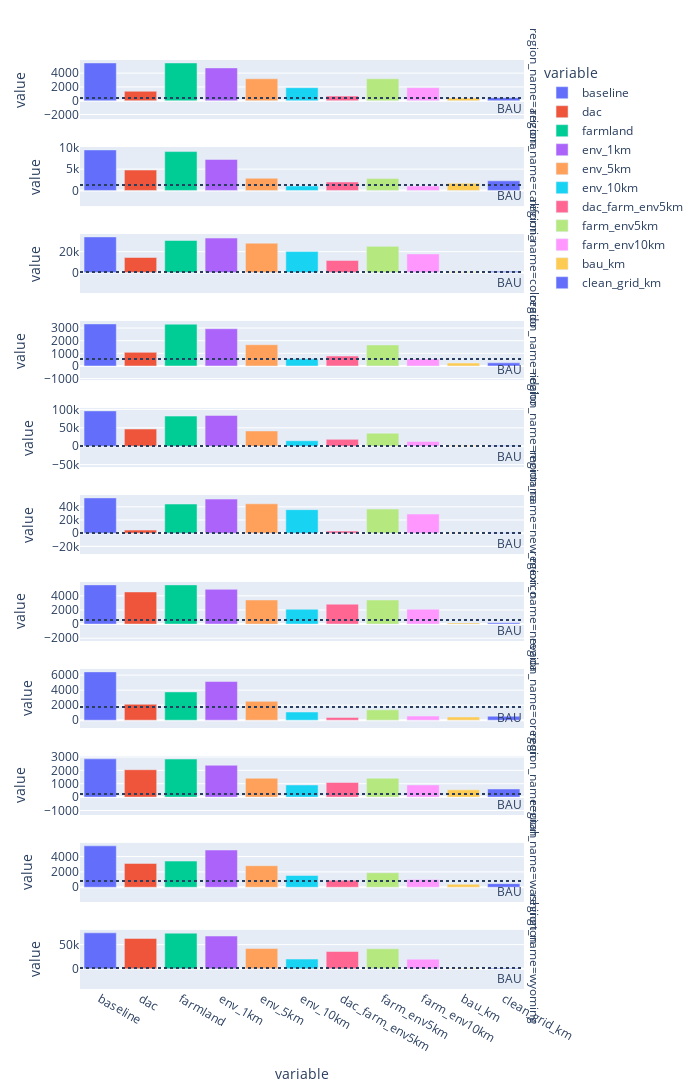

The code cell stored with this chart in its notebook:
### Code cell
print('wind')
fig = px.bar(wind_df, x="variable", y="value", color="variable",
             facet_row="region_name", width=700, height=2000)
state_list = list(wind_df.region_name.unique())

for state in state_list:
    bau_val = wind[wind.region_name == state]['bau_km'].iloc[0]
    row_no = state_list.index(state)    
    fig.add_hline(y=bau_val, line_dash="dot", row=row_no, col=1,
              annotation_text="BAU", 
              annotation_position="bottom right")
fig.update_yaxes(matches=None)
fig.show()
